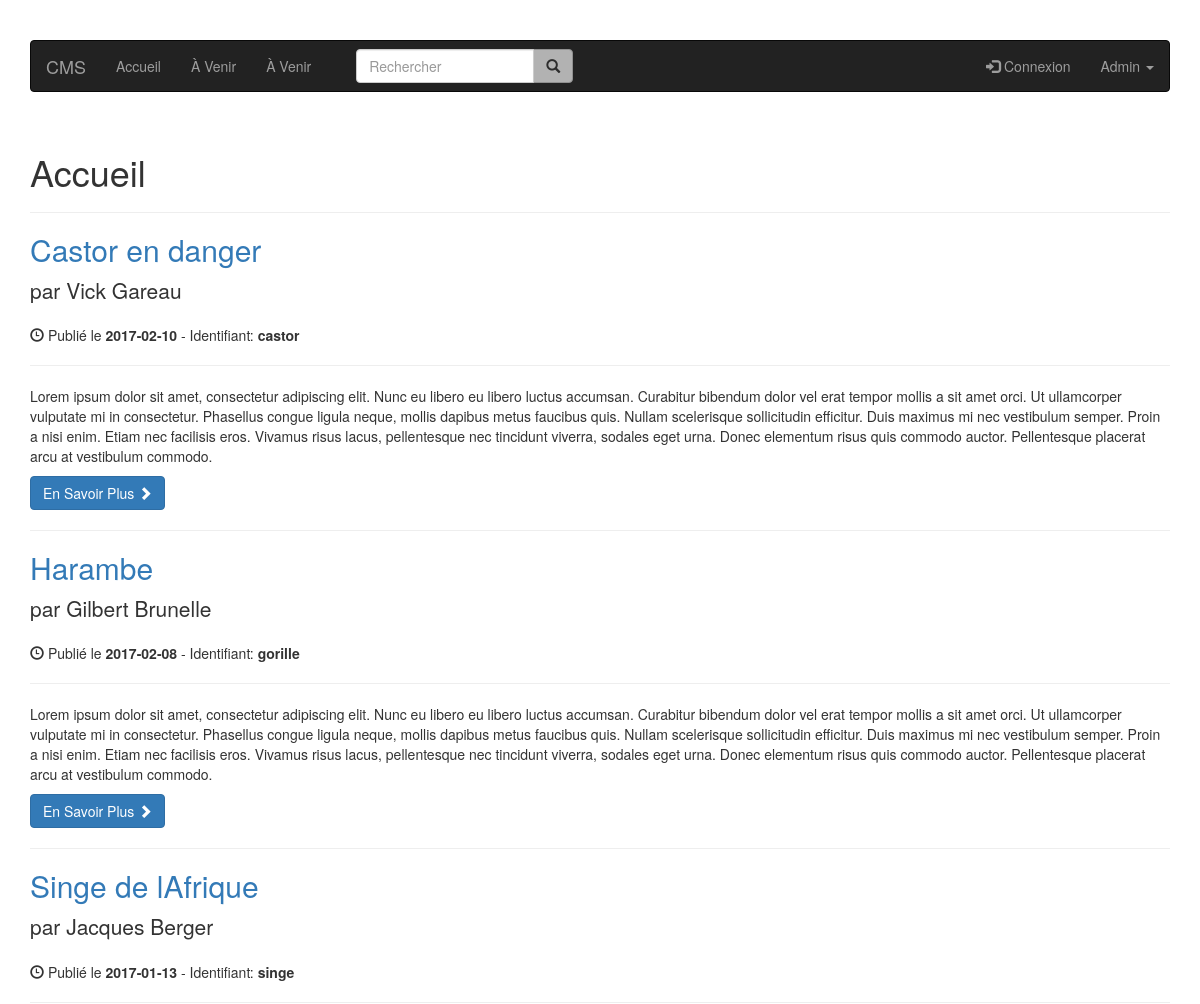
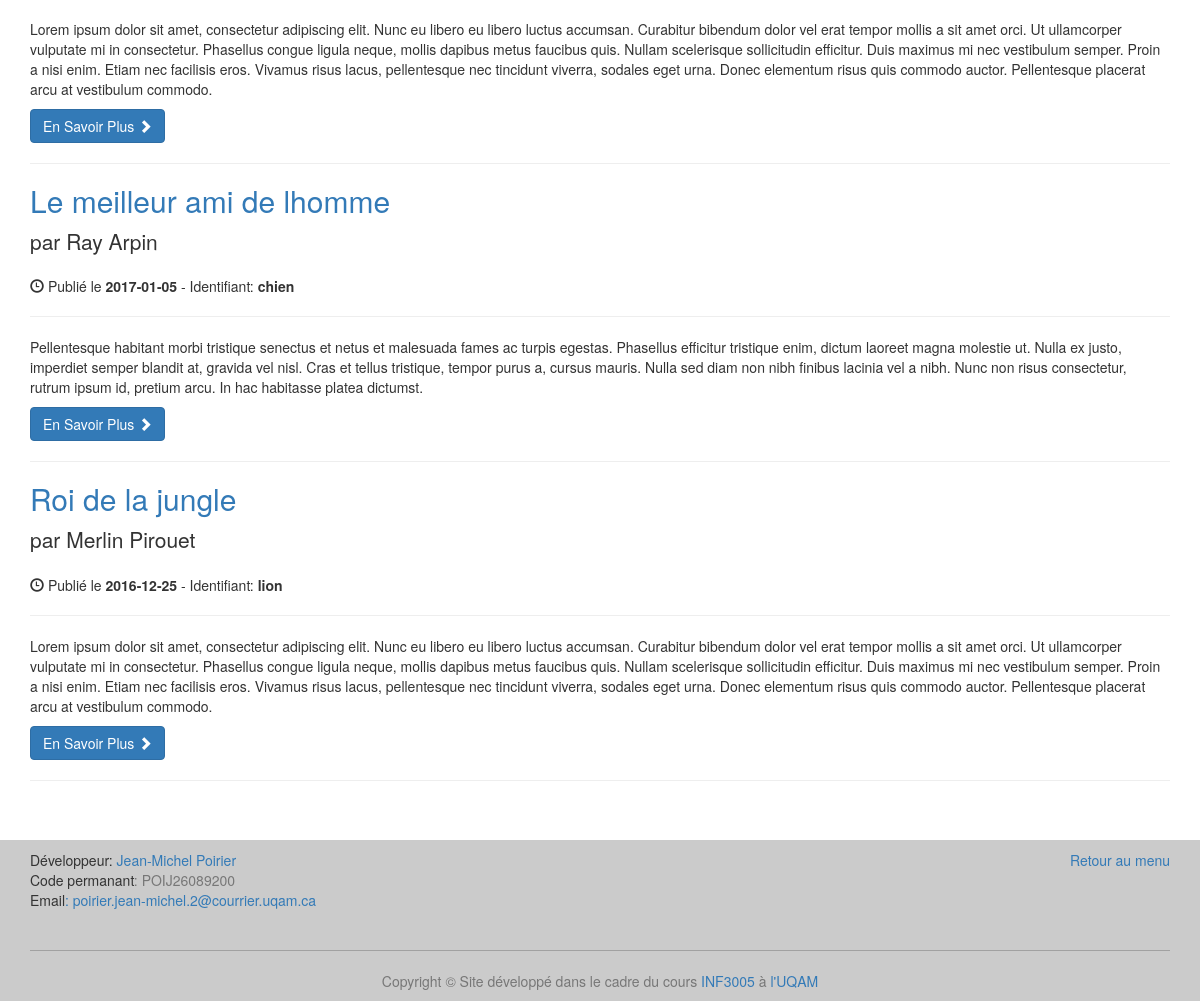
Before: / with the older database file (2 pictures, top to bottom).
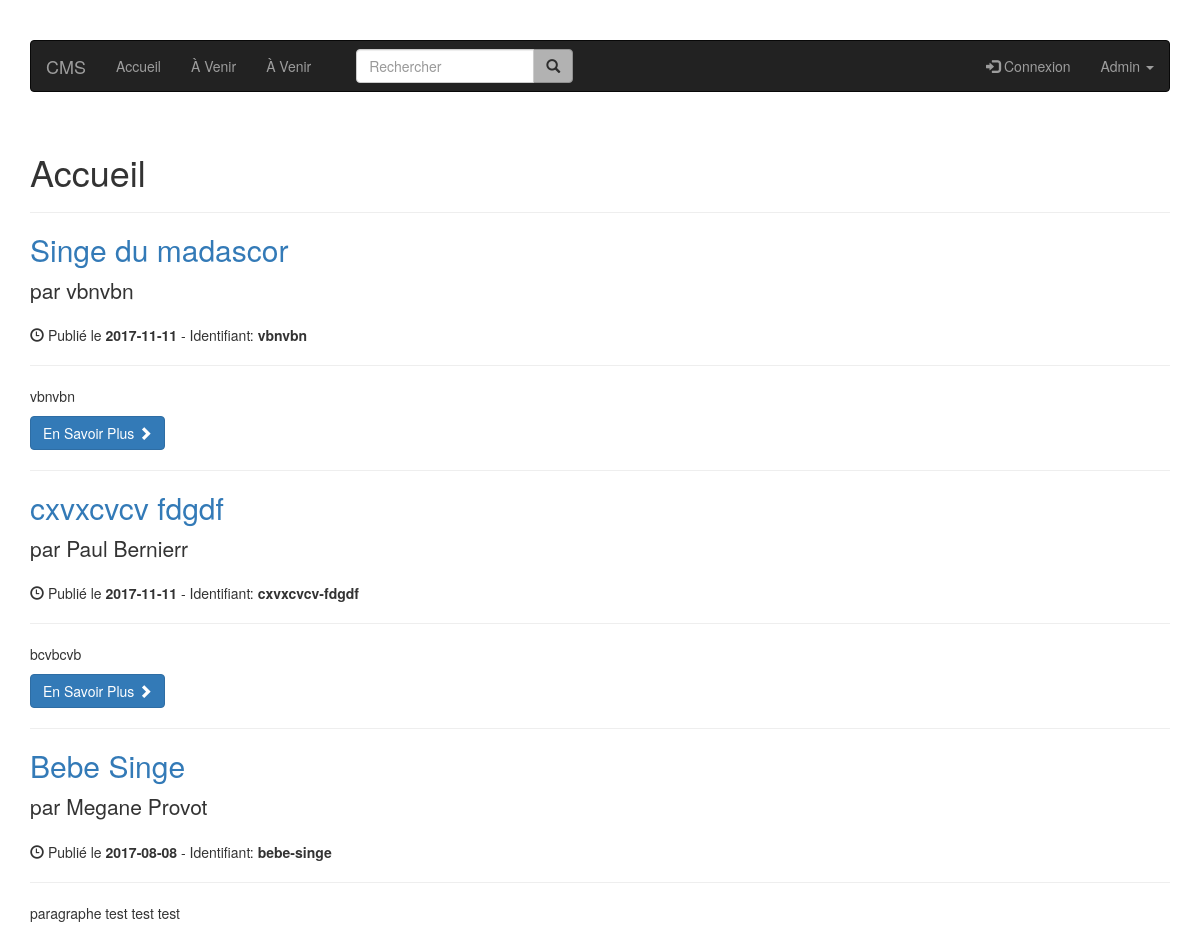
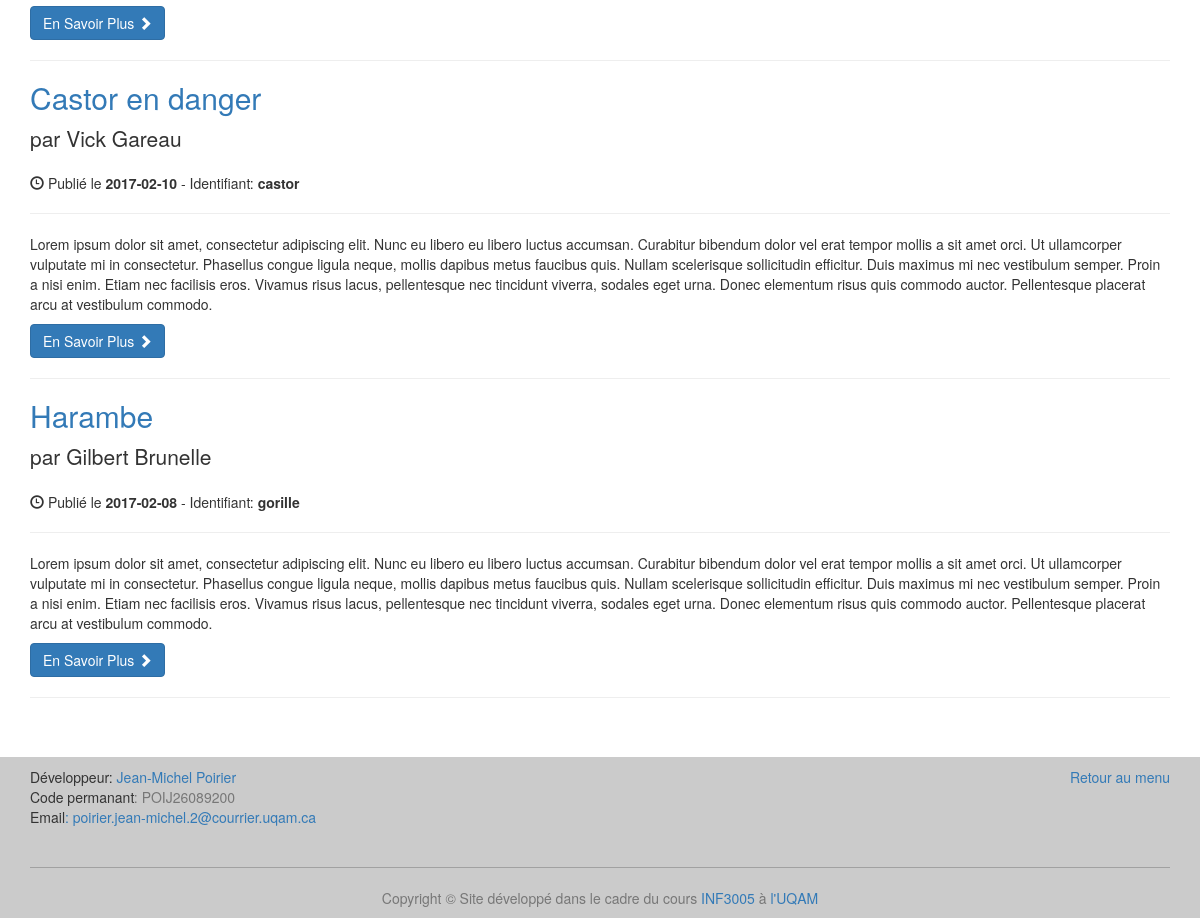
After: the same page with the newer database file (2 pictures, top to bottom).
### tables this page shows
CREATE TABLE article (
  id integer primary key,
  titre varchar(100),
  identifiant varchar(50),
  auteur varchar(100),
  date_publication text,
  paragraphe varchar(500)
);

### index.py (the view)
@app.route('/')
def start_page():
    publications = get_db().get_cinq_last_publications()
    return render_template('accueil.html', publications=publications)

### article.py (called while the page is built)
    def get_cinq_last_publications(self):
        cursor = self.get_connection_row().cursor()
        cursor.execute("SELECT * FROM article "
                       "WHERE date_publication < date('now') "
                       "ORDER BY date_publication DESC")
        publications = cursor.fetchmany(5)
        return publications

### database.py (called while the page is built)
    def get_connection_row(self):
        if self.connection is None:
            self.connection = sqlite3.connect('db/db.db')
            self.connection.row_factory = sqlite3.Row
        return self.connection

    def disconnect(self):
        if self.connection is not None:
            self.connection.close()

### index.py (called while the page is built)
def get_db():
    db = getattr(g, '_database', None)
    if db is None:
        g._database = Article()
    return g._database

@app.teardown_appcontext
def close_connection(exception):
    db = getattr(g, '_database', None)
    if db is not None:
        db.disconnect()

### templates/accueil.html (shortened to what this page needs)
{% extends "layout.html" %}
{% block content %}
    <h1>Accueil</h1>
    <hr class="divider">
    {% for publication in publications %}
        <h2>
            <a href="/article/{{ publication["identifiant"] }}">{{ publication["titre"] }}</a>
        </h2>
        <p class="lead">
            par {{ publication['auteur'] }}
        </p>
        <p><span class="glyphicon glyphicon-time"></span> Publié le <strong>{{ publication["date_publication"] }}</strong> - Identifiant: <strong>{{ publication["identifiant"] }}</strong></p>
        <hr>
        <p>{{ publication['paragraphe' ]}}</p>
        <a class="btn btn-primary" href="/article/{{ publication["identifiant"] }}">En Savoir Plus <span class="glyphicon glyphicon-chevron-right"></span></a>
        <hr>
    {% endfor %}
{% endblock %}

Changed rows visible on the page:
no longer on this page (row unchanged): article: titre "Singe de lAfrique", auteur "Jacques Berger", date_publication "2017-01-13", identifiant "singe", paragraphe "Lorem ipsum dolor sit amet, consectetur adipiscing elit. Nunc eu libero eu libero luctus accumsan. Curabitur bibendum dolor vel erat tempor mollis a sit amet orci. Ut ullamcorper vulputate mi in consectetur. Phasellus congue ligula neque, mollis dapibus metus faucibus quis. Nullam scelerisque sollicitudin efficitur. Duis maximus mi nec vestibulum semper. Proin a nisi enim. Etiam nec facilisis eros. Vivamus risus lacus, pellentesque nec tincidunt viverra, sodales eget urna. Donec elementum risus quis commodo auctor. Pellentesque placerat arcu at vestibulum commodo."
no longer on this page (row unchanged): article: titre "Le meilleur ami de lhomme", auteur "Ray Arpin", date_publication "2017-01-05", identifiant "chien", paragraphe "Pellentesque habitant morbi tristique senectus et netus et malesuada fames ac turpis egestas. Phasellus efficitur tristique enim, dictum laoreet magna molestie ut. Nulla ex justo, imperdiet semper blandit at, gravida vel nisl. Cras et tellus tristique, tempor purus a, cursus mauris. Nulla sed diam non nibh finibus lacinia vel a nibh. Nunc non risus consectetur, rutrum ipsum id, pretium arcu. In hac habitasse platea dictumst."
no longer on this page (row unchanged): article: titre "Roi de la jungle", auteur "Merlin Pirouet", date_publication "2016-12-25", identifiant "lion", paragraphe "Lorem ipsum dolor sit amet, consectetur adipiscing elit. Nunc eu libero eu libero luctus accumsan. Curabitur bibendum dolor vel erat tempor mollis a sit amet orci. Ut ullamcorper vulputate mi in consectetur. Phasellus congue ligula neque, mollis dapibus metus faucibus quis. Nullam scelerisque sollicitudin efficitur. Duis maximus mi nec vestibulum semper. Proin a nisi enim. Etiam nec facilisis eros. Vivamus risus lacus, pellentesque nec tincidunt viverra, sodales eget urna. Donec elementum risus quis commodo auctor. Pellentesque placerat arcu at vestibulum commodo."
added article: titre "Singe du madascor", auteur "vbnvbn", date_publication "2017-11-11", identifiant "vbnvbn", paragraphe "vbnvbn"
added article: titre "cxvxcvcv fdgdf", auteur "Paul Bernierr", date_publication "2017-11-11", identifiant "cxvxcvcv-fdgdf", paragraphe "bcvbcvb"
added article: titre "Bebe Singe", auteur "Megane Provot", date_publication "2017-08-08", identifiant "bebe-singe", paragraphe "paragraphe test test test"
